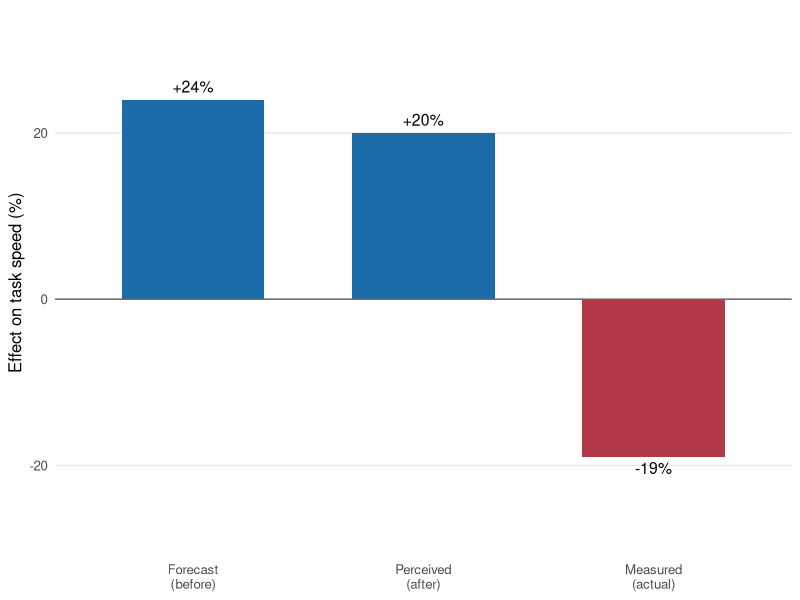

Generate this figure with R:
## ---- chunk 1
#| label: fig-metr-perception
#| fig-cap: "The perception gap in the METR randomised trial of experienced open-source developers. Positive values are a speed-up. Developers forecast a 24% speed-up and, even after the study, believed they had gained 20%; the measured effect was a 19% slowdown. The lesson is not that AI tools always slow experts down (the task and codebase matter), but that self-reported speed is an unreliable guide to actual speed. Values from the cited study."
#| echo: false
#| fig-width: 7
#| fig-height: 3.4
library(ggplot2)
library(tibble)
metr <- tibble::tibble(
  measure = c("Forecast\n(before)", "Perceived\n(after)",
              "Measured\n(actual)"),
  value = c(24, 20, -19)
)
metr$measure <- factor(metr$measure, levels = metr$measure)
metr$sign <- ifelse(metr$value < 0, "slowdown", "speedup")
ggplot(metr, aes(measure, value, fill = sign)) +
  geom_col(width = 0.62) +
  geom_hline(yintercept = 0, colour = "grey40") +
  geom_text(aes(label = sprintf("%+d%%", value),
                vjust = ifelse(metr$value < 0, 1.4, -0.6)),
            size = 4) +
  scale_fill_manual(values = c(speedup = "#1b6ca8",
                               slowdown = "#b23a48"),
                    guide = "none") +
  scale_y_continuous(limits = c(-28, 32)) +
  labs(x = NULL, y = "Effect on task speed (%)") +
  theme_minimal(base_size = 12) +
  theme(panel.grid.minor = element_blank(),
        panel.grid.major.x = element_blank())
